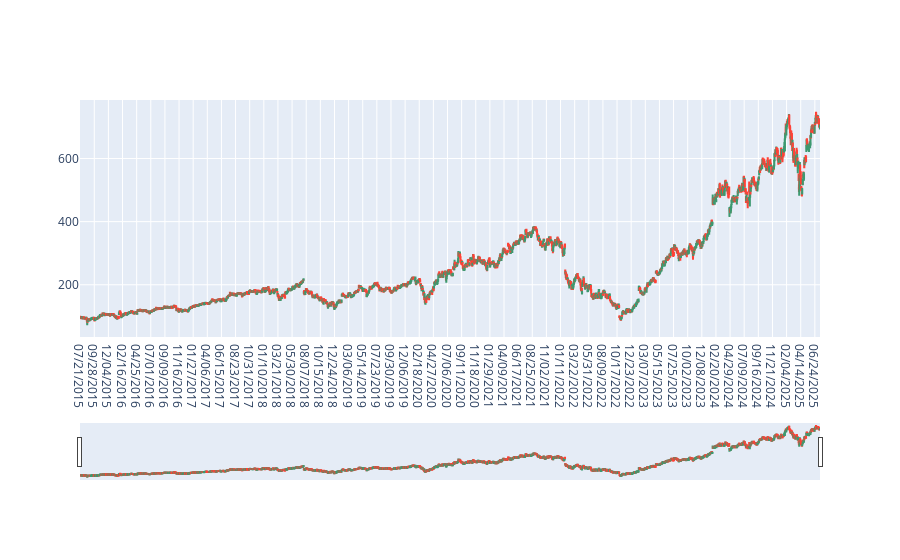

The code cell stored with this chart in its notebook:
### Code cell
graph = go.Figure(data = [go.Candlestick(x=df["Date"],open=df["Open"],close=df["Close/Last"],high = df["High"],low=df["Low"],name="candlestick")])
graph.show()

### Figure 1 — Plotly figure (JSON) as saved in the notebook; plotly's stock layout.template omitted (floating-point values rounded to 4 significant figures; data arrays with more than 128 entries replaced by an {"elided": "..."} marker saying what was removed)
{"data": [{"close": {"elided": "2514 float values"}, "high": {"elided": "2514 float values"}, "low": {"elided": "2514 float values"}, "name": "candlestick", "open": {"elided": "2514 float values"}, "type": "candlestick", "x": {"elided": "2514 str values"}}], "layout": {}}
